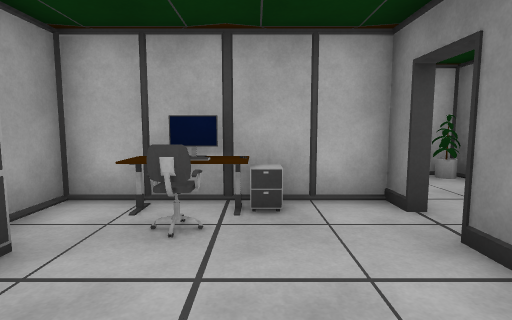
view 1 (above)

23 first-person views from a walk through a Unity game level. The camera is 1.3 m above the floor, tilts 6° down and sees 80° across. The floor is counted in squares, 1 m on a side. Each view is taken from the middle of a square. On the plan, view 1 faces up. The plan holds only what a view shows up to about 14 squares ahead; the rest is blank. The player character is not drawn. Door leaves are left out, so doorways stand open. Some surface patterns are stand-ins.

view 2
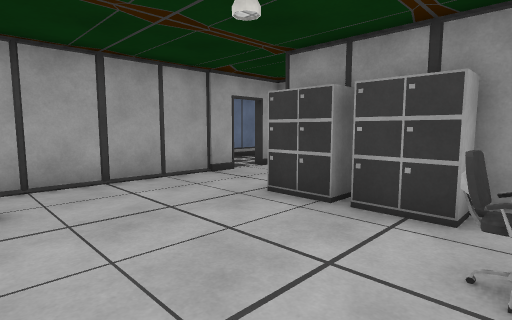

view 3
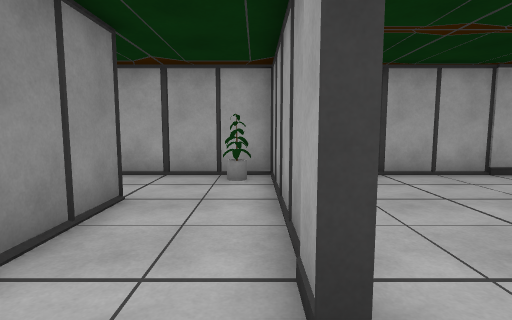

view 4
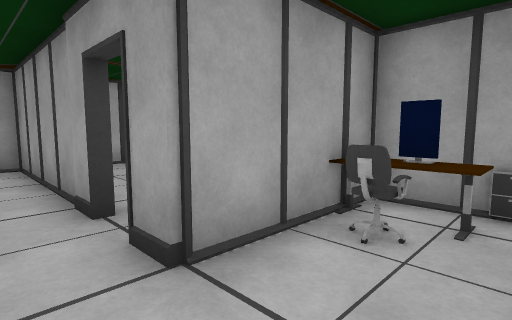

view 5
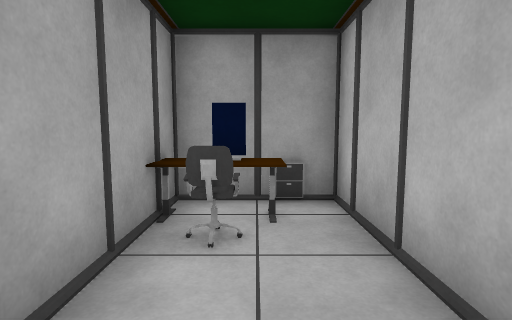

view 6
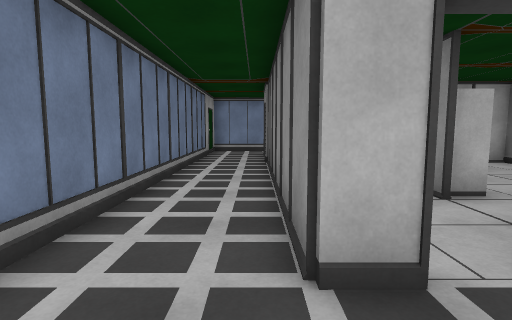

view 7
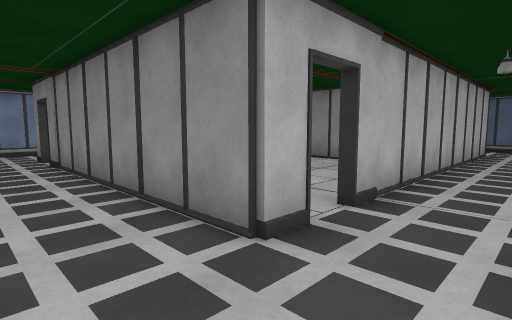

view 8
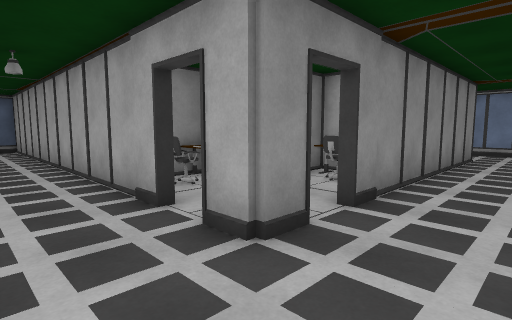

view 9
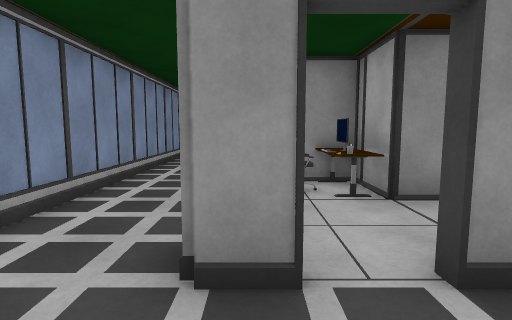

view 10
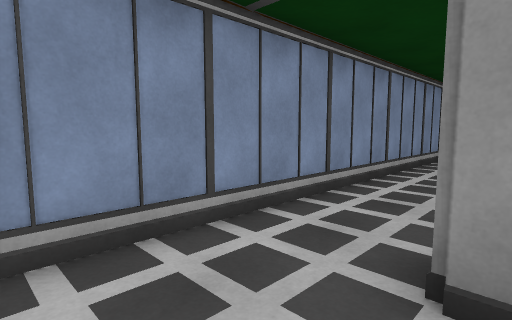

view 11
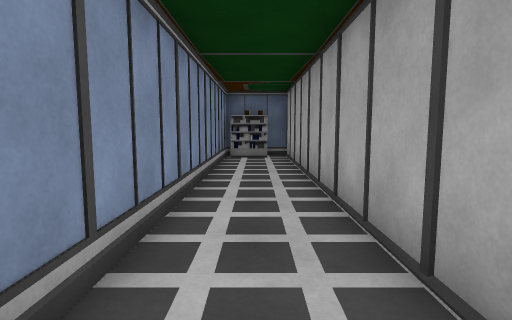

view 12
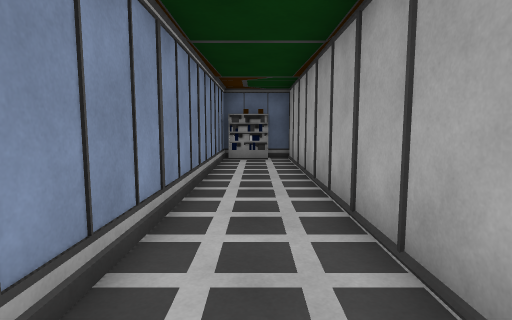

view 13
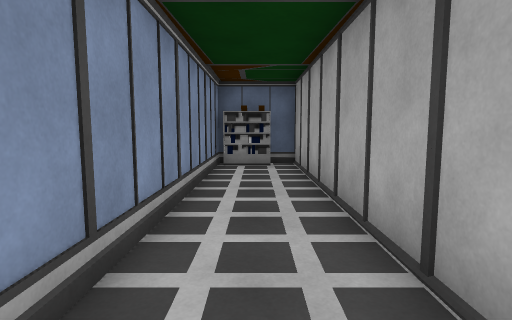

view 14
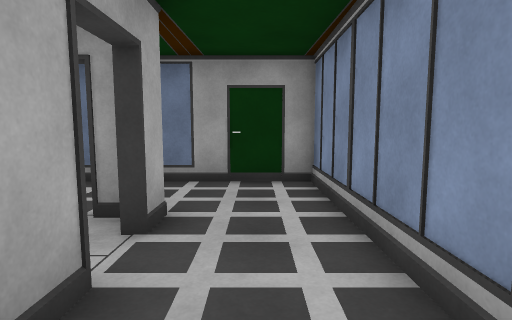

view 15
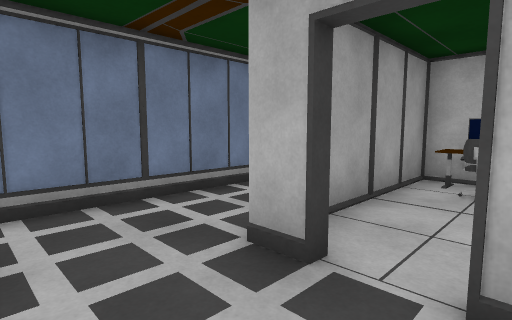

view 16
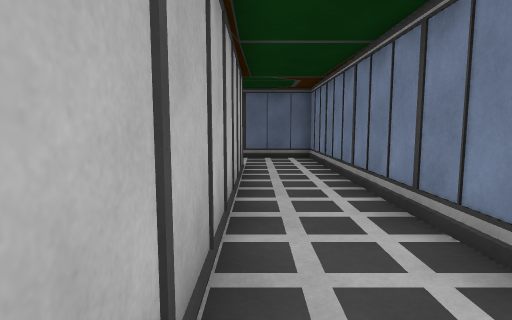

view 17
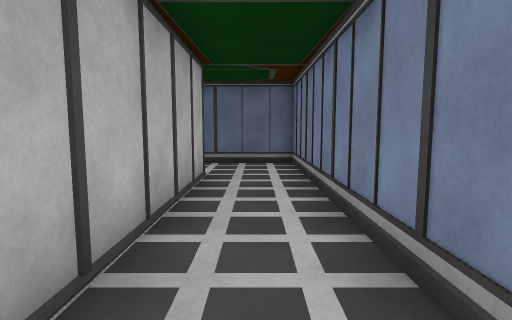

view 18
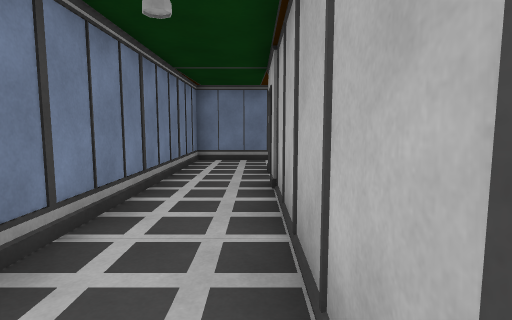

view 19
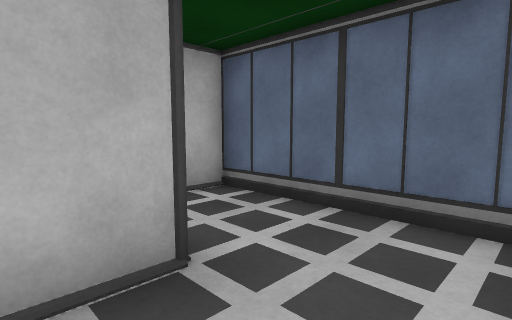

view 20
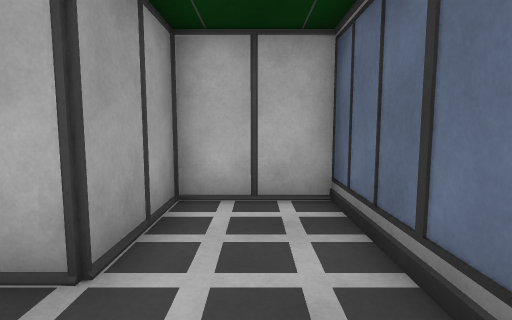

view 21
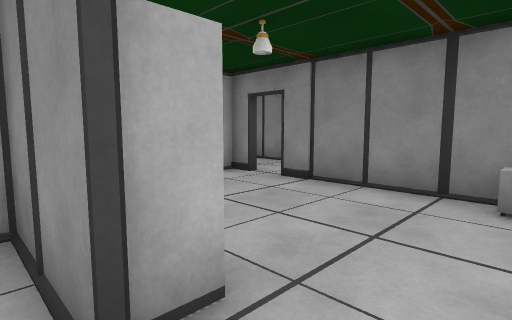

view 22
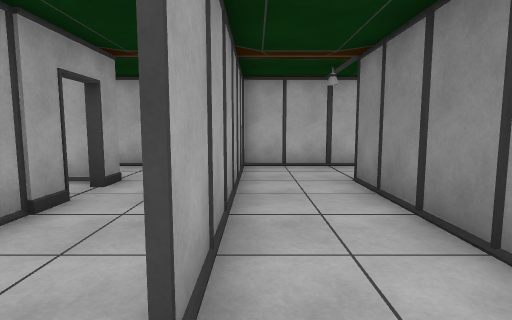

view 23
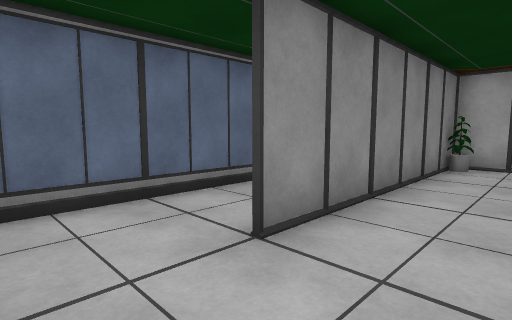

### Floor plan
Points are (right, up) in squares from view 1. A wall is a line through its corners. A room is listed if a view was taken in it or the views show most of it. See-through windows are left out.
Room 1 (views 1, 6, 7, 8, 9, 10, 11, 12, 13, 14, 21)
walls: (-3.5, 4.6) (-3.5, 5.5) (-3.5, 4.4); (-3.5, 5.5) (-2.5, 5.5); (-6.6, 4.4) (-6.6, 6.4) (-6.3, 6.4); (-6.5, 1.6) (-6.5, -2); (-4.4, 8.3) (-4.4, 8.5) (11.4, 8.5); (-6.6, 7.5) (-6.6, 8.5) (-5.6, 8.5) (-5.6, 8.3); (-6.5, 8.1) (-6.5, 7.6); (2.4, 4.6) (2.4, 5.5); (1.4, 8.5) (-1.5, 8.5); (2.4, -0.6) (2.4, 3.4); (-4.4, -3.5) (1.5, -3.5); (-5.6, -3.5) (-6.6, -3.5) (-6.6, 2.6); (11.5, 11.4) (-9.4, 11.4) (-9.4, -6.4) (-4.4, -6.4)
ways out: opening at (2, 4) to room 2; opening at (2, 7.5) to room 3; opening at (-5, -5.5) to room 4; open door at (-5, -3.5) to room 4
objects: other object (-6, 2); other object (-6, 3) to (-6, 4); chair (-5, 1); monitor (-5, 2); chair (-5, 4); other object (-4, 2); other object (-4, 4); other object (-4, 6); cabinet (-3, 0) to (-3, 1); cabinet (-3, 2) to (-3, 3); other object (-3, 6); chair (-3, 7) to (-2, 7); other object (-2, 4) to (0, 5); monitor (-2, 6); cabinet (-2, 8); other object (-1, 6); monitor (-1, 7); chair (0, 6) to (1, 7); shelf (11, 10) to (11, 11)
Room 2 (view 2)
walls: (5.5, -0.5) (5.5, 2.2); (2.8, 3.3) (2.2, 3.3); (2.4, 3.4) (2.6, 3.4) (2.6, -0.5); (2.6, 4.6) (2.4, 4.6); (2.4, 5.5) (1.4, 5.5)
ways out: opening at (2, 4) to room 1; opening at (3.5, 5.5) to room 3; opening at (5, -1.5) to room 5
objects: cabinet (2, -2) to (2, -1); other object (3, -3) to (4, -3)
Room 3 (views 3, 4, 5)
walls: (2.4, 8.5) (1.4, 8.5); (1.3, 5.5) (2.6, 5.5) (2.6, 4.6); (5.5, 6) (5.5, 8.5)
ways out: opening at (2, 7.5) to room 1; opening at (3.5, 5.5) to room 2
objects: other object (5, 8)
Room 4 (views 15, 16, 17, 18, 19, 20)
walls: (2.6, -3.5) (-4.4, -3.5) (-4.4, -3.5); (7.5, -3.5) (4.4, -3.5); (-4.3, -3.2) (-4.3, -3.8); (-4.4, -6.4) (11.4, -6.4) (11.4, -0.5) (8.5, -0.5) (8.5, -2.6)
ways out: opening at (-5, -5.5) to room 1; open door at (-5, -3.5) to room 1
objects: other object (8, -3)
Room 5 (views 22, 23)
walls: (11.4, 2.6) (11.4, 9.5); (9.5, 8.5) (4.8, 8.5); (5.5, 8.5) (5.5, -0.5); (8.5, -2.5) (8.5, 5.5); (4.4, -3.5) (7.5, -3.5)
ways out: opening at (5, -1.5) to room 2

Positions as (right, up) in squares from view 1, and headings:
1: (0, 0), facing up
2: (2, 4), facing down-left
3: (3, 5), facing down
4: (4, 8), facing down-left
5: (4, 7), facing left
6: (-7, -6), facing up
7: (-9, -6), facing up-right
8: (-9, 11), facing down-right
9: (-9, 8), facing right
10: (-9, 8), facing up-right
11: (-3, 10), facing right
12: (-2, 10), facing right
13: (0, 10), facing right
14: (-2, 10), facing left
15: (-4, -6), facing up-left
16: (-2, -4), facing right
17: (0, -5), facing right
18: (3, -4), facing left
19: (7, -6), facing up-right
20: (10, -6), facing up
21: (-4, -2), facing up-right
22: (6, -2), facing up
23: (6, 8), facing down-right
